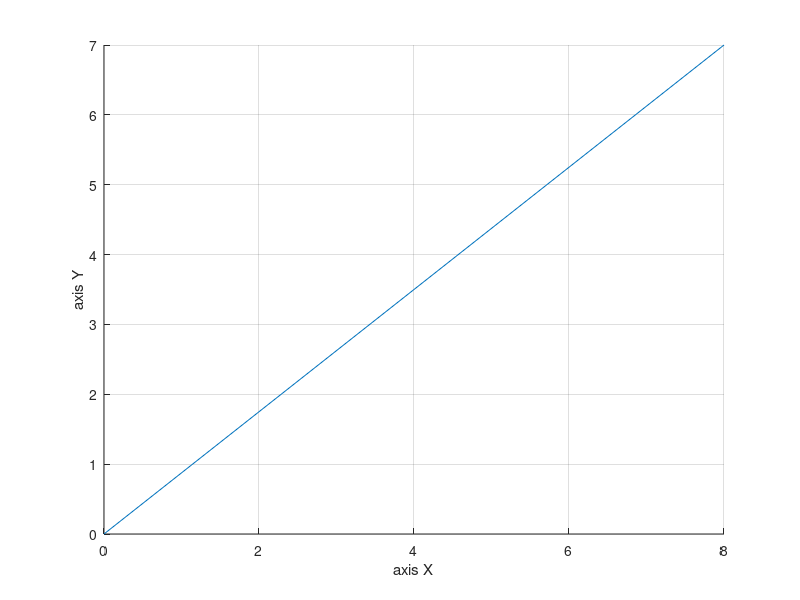

The MATLAB source for this figure:
a = randi([1 10], 1, 3);

len = (a(1)^2 + a(2)^2 + a(3)^2)^0.5;

cosX = a(1) / len;
cosY = a(2) / len;
cosZ = a(3) / len;

grid on; hold on; grid on; xlabel("axis X"); ylabel("axis Y"); zlabel("axis Z");
plot3([0 a(1)], [0 a(2)], [0 a(3)]);

disp(len); disp(cosX); disp(cosY); disp(cosZ);